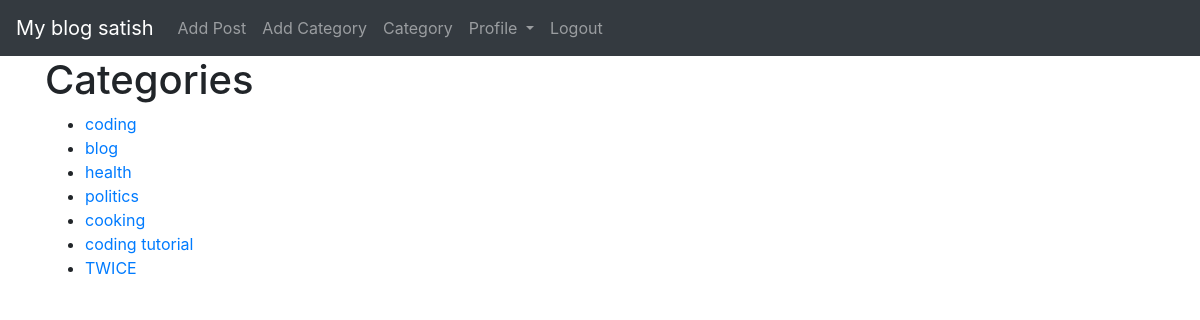
Page /category/ (signed in) on the committed database.
### theblog/models.py (models this page shows, shortened)
class Category(models.Model):
    name = models.CharField(max_length=100)

### theblog/views.py (the view)
# urls.py: path('category/', CategoryView.as_view(),name="category"),
class CategoryView(ListView):
    model = Category
    template_name = 'category_page.html'

### theblog/templates/category_page.html (shortened to what this page needs)
{% extends 'base.html' %}
{% block content %}
<h1>Categories</h1>
<ul>
    {% for cats in object_list %}
        <li>
            <a href="{% url 'home:categoryViews' cats.name|slugify %}">{{cats.name}}</a>
        </li>
    {% endfor %}
</ul>
{% endblock %}

### theblog/templates/base.html (shortened to what this page needs)
<!DOCTYPE html>
<html lang="en">
  <head>
    <link rel="stylesheet" href="https://stackpath.bootstrapcdn.com/bootstrap/4.5.2/css/bootstrap.min.css">
  </head>
  <body>
    <nav class="navbar navbar-expand-lg navbar-dark bg-dark">
        <a class="navbar-brand" href="{% url 'home:home' %}">My blog
          {% if user.is_authenticated %}
            {{user.username}}
          {% endif %}
        </a>
        <div class="collapse navbar-collapse" id="navbarSupportedContent">
          <ul class="navbar-nav mr-auto">
            {% if user.is_authenticated %}
              <li class="nav-item">
                <a class="nav-link" href="{% url 'home:addPost' %}">Add Post</a>
              </li>
              <li class="nav-item">
                <a class="nav-link" href="{% url 'home:addCategory' %}">Add Category</a>
              </li>
              <li class="nav-item">
                <a class="nav-link" href="{% url 'home:category' %}">Category</a>
              </li>
              <li class="nav-item dropdown">
                <a class="nav-link dropdown-toggle" href="#" id="navbarDropdown" role="button" data-toggle="dropdown" aria-haspopup="true" aria-expanded="false">
                  Profile
                </a>
                </li>
              <li class="nav-item">
                <a class="nav-link" href="{% url 'logout' %}">Logout</a>
              </li>
            {% endif %}
          </ul>
        </div>
      </nav>
    <div class="container">
        {% block content %}
        {% endblock %}
    </div>
  </body>
</html>

### rows in the picture
Category: name "coding"
Category: name "blog"
Category: name "health"
Category: name "politics"
Category: name "cooking"
Category: name "coding tutorial"
Category: name "TWICE"

### other values in the picture
{{ user.username }} "satish"
